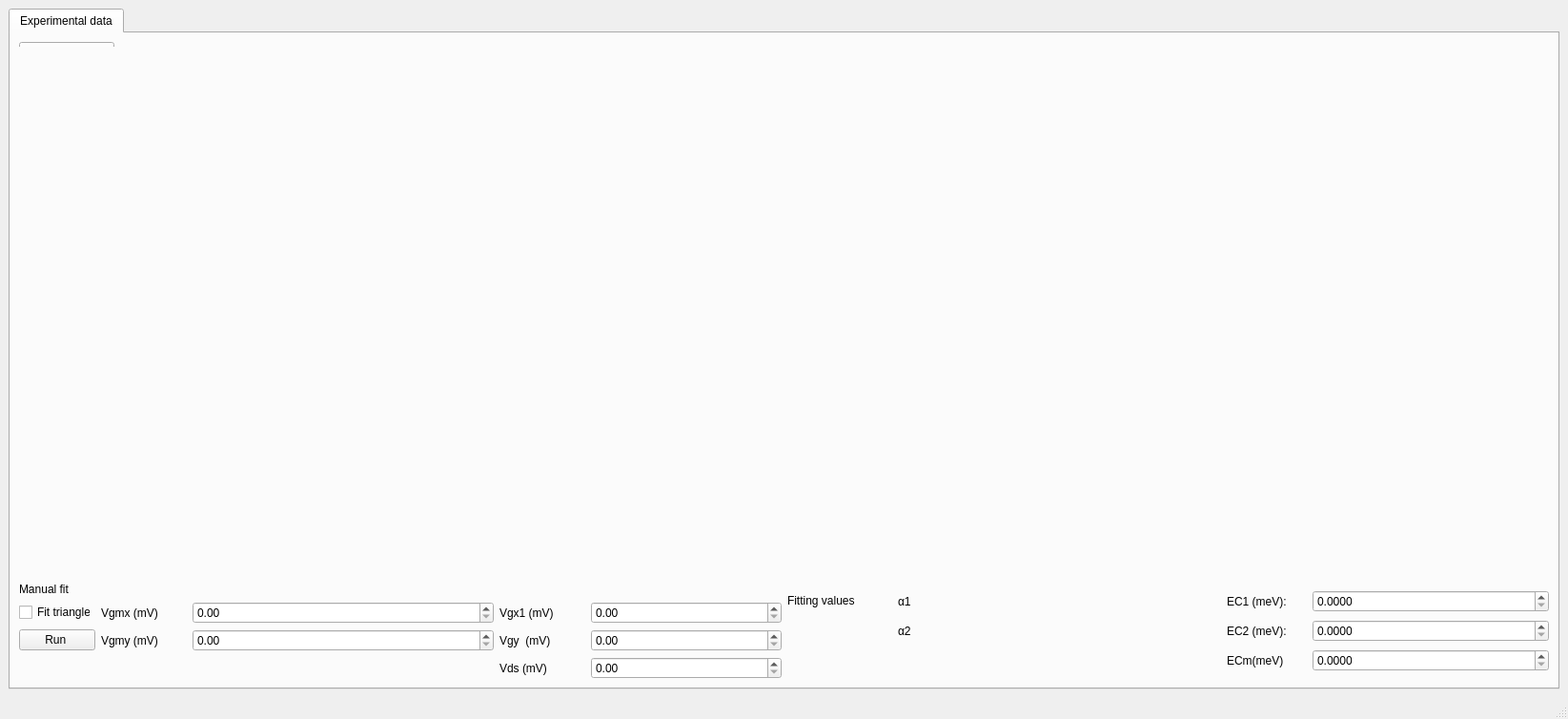
<?xml version="1.0" encoding="UTF-8"?>
<ui version="4.0">
 <class>MainWindow</class>
 <widget class="QMainWindow" name="MainWindow">
  <property name="geometry">
   <rect>
    <x>0</x>
    <y>0</y>
    <width>1645</width>
    <height>754</height>
   </rect>
  </property>
  <property name="windowTitle">
   <string>MainWindow</string>
  </property>
  <widget class="QWidget" name="centralwidget">
   <layout class="QHBoxLayout" name="horizontalLayout">
    <item>
     <widget class="QSplitter" name="splitter">
      <property name="orientation">
       <enum>Qt::Horizontal</enum>
      </property>
      <widget class="QTabWidget" name="expTab">
       <property name="currentIndex">
        <number>0</number>
       </property>
       <widget class="QWidget" name="ExpTab">
        <attribute name="title">
         <string>Experimental data</string>
        </attribute>
        <layout class="QGridLayout" name="gridLayout_19">
         <item row="0" column="0">
          <widget class="QWidget" name="widget_4" native="true">
           <property name="maximumSize">
            <size>
             <width>16777215</width>
             <height>30</height>
            </size>
           </property>
           <widget class="QPushButton" name="load_Expdata">
            <property name="geometry">
             <rect>
              <x>0</x>
              <y>0</y>
              <width>100</width>
              <height>30</height>
             </rect>
            </property>
            <property name="maximumSize">
             <size>
              <width>100</width>
              <height>16777215</height>
             </size>
            </property>
            <property name="text">
             <string>Load data</string>
            </property>
           </widget>
          </widget>
         </item>
         <item row="1" column="0">
          <layout class="QGridLayout" name="gridLayout">
           <item row="1" column="0">
            <layout class="QHBoxLayout" name="horizontalLayout_2">
             <item>
              <layout class="QGridLayout" name="gridLayout_1" columnstretch="0,0,0,0,0">
               <item row="1" column="4">
                <widget class="QDoubleSpinBox" name="Vgx">
                 <property name="maximumSize">
                  <size>
                   <width>200</width>
                   <height>16777215</height>
                  </size>
                 </property>
                </widget>
               </item>
               <item row="3" column="4">
                <widget class="QDoubleSpinBox" name="Vds_box"/>
               </item>
               <item row="1" column="3">
                <widget class="QLabel" name="label">
                 <property name="maximumSize">
                  <size>
                   <width>90</width>
                   <height>16777215</height>
                  </size>
                 </property>
                 <property name="text">
                  <string>Vgx1 (mV)</string>
                 </property>
                </widget>
               </item>
               <item row="2" column="4">
                <widget class="QDoubleSpinBox" name="Vgy"/>
               </item>
               <item row="2" column="0">
                <widget class="QPushButton" name="run_btn">
                 <property name="text">
                  <string>Run </string>
                 </property>
                </widget>
               </item>
               <item row="3" column="3">
                <widget class="QLabel" name="label_3">
                 <property name="text">
                  <string>Vds (mV)</string>
                 </property>
                </widget>
               </item>
               <item row="1" column="1">
                <layout class="QGridLayout" name="gridLayout_4">
                 <item row="0" column="0">
                  <widget class="QLabel" name="label_8">
                   <property name="maximumSize">
                    <size>
                     <width>90</width>
                     <height>16777215</height>
                    </size>
                   </property>
                   <property name="text">
                    <string>Vgmx (mV)</string>
                   </property>
                  </widget>
                 </item>
                 <item row="0" column="1">
                  <widget class="QDoubleSpinBox" name="Vgmx"/>
                 </item>
                </layout>
               </item>
               <item row="1" column="0">
                <widget class="QCheckBox" name="check_fit">
                 <property name="enabled">
                  <bool>true</bool>
                 </property>
                 <property name="maximumSize">
                  <size>
                   <width>75</width>
                   <height>16777215</height>
                  </size>
                 </property>
                 <property name="mouseTracking">
                  <bool>true</bool>
                 </property>
                 <property name="text">
                  <string>Fit triangle</string>
                 </property>
                 <property name="checked">
                  <bool>false</bool>
                 </property>
                </widget>
               </item>
               <item row="0" column="0" colspan="2">
                <widget class="QLabel" name="label_1">
                 <property name="maximumSize">
                  <size>
                   <width>1677</width>
                   <height>15</height>
                  </size>
                 </property>
                 <property name="text">
                  <string>Manual fit</string>
                 </property>
                </widget>
               </item>
               <item row="2" column="3">
                <widget class="QLabel" name="label_2">
                 <property name="text">
                  <string>Vgy  (mV)</string>
                 </property>
                </widget>
               </item>
               <item row="2" column="1">
                <layout class="QGridLayout" name="gridLayout_3">
                 <item row="1" column="0">
                  <widget class="QLabel" name="label_9">
                   <property name="maximumSize">
                    <size>
                     <width>90</width>
                     <height>16777215</height>
                    </size>
                   </property>
                   <property name="text">
                    <string>Vgmy (mV)</string>
                   </property>
                  </widget>
                 </item>
                 <item row="1" column="1">
                  <widget class="QDoubleSpinBox" name="Vgmy"/>
                 </item>
                </layout>
               </item>
              </layout>
             </item>
             <item>
              <layout class="QGridLayout" name="gridLayout_2" rowstretch="0,0,0" columnstretch="0,0,0">
               <property name="verticalSpacing">
                <number>0</number>
               </property>
               <item row="2" column="2">
                <layout class="QHBoxLayout" name="horizontalLayout_32">
                 <item>
                  <widget class="QLabel" name="label_4">
                   <property name="maximumSize">
                    <size>
                     <width>90</width>
                     <height>16777215</height>
                    </size>
                   </property>
                   <property name="text">
                    <string>ECm(meV)</string>
                   </property>
                  </widget>
                 </item>
                 <item>
                  <widget class="QDoubleSpinBox" name="Ecm_display">
                   <property name="enabled">
                    <bool>true</bool>
                   </property>
                   <property name="decimals">
                    <number>4</number>
                   </property>
                  </widget>
                 </item>
                </layout>
               </item>
               <item row="0" column="0">
                <widget class="QLabel" name="label_5">
                 <property name="maximumSize">
                  <size>
                   <width>110</width>
                   <height>20</height>
                  </size>
                 </property>
                 <property name="text">
                  <string>Fitting values</string>
                 </property>
                </widget>
               </item>
               <item row="1" column="2">
                <layout class="QHBoxLayout" name="horizontalLayout_31">
                 <item>
                  <widget class="QLabel" name="label_6">
                   <property name="maximumSize">
                    <size>
                     <width>90</width>
                     <height>16777215</height>
                    </size>
                   </property>
                   <property name="text">
                    <string>EC2 (meV):</string>
                   </property>
                  </widget>
                 </item>
                 <item>
                  <widget class="QDoubleSpinBox" name="Ec2_display">
                   <property name="decimals">
                    <number>4</number>
                   </property>
                   <property name="maximum">
                    <double>1000.000000000000000</double>
                   </property>
                  </widget>
                 </item>
                </layout>
               </item>
               <item row="0" column="2">
                <layout class="QHBoxLayout" name="horizontalLayout_29">
                 <item>
                  <widget class="QLabel" name="label_7">
                   <property name="maximumSize">
                    <size>
                     <width>90</width>
                     <height>16777215</height>
                    </size>
                   </property>
                   <property name="text">
                    <string>EC1 (meV):</string>
                   </property>
                  </widget>
                 </item>
                 <item>
                  <widget class="QDoubleSpinBox" name="Ec1_display">
                   <property name="maximumSize">
                    <size>
                     <width>16777215</width>
                     <height>16777214</height>
                    </size>
                   </property>
                   <property name="decimals">
                    <number>4</number>
                   </property>
                   <property name="maximum">
                    <double>1001.000000000000000</double>
                   </property>
                  </widget>
                 </item>
                </layout>
               </item>
               <item row="0" column="1">
                <widget class="QLabel" name="lever_arm_1">
                 <property name="text">
                  <string>α1</string>
                 </property>
                </widget>
               </item>
               <item row="1" column="1">
                <widget class="QLabel" name="lever_arm_2">
                 <property name="minimumSize">
                  <size>
                   <width>70</width>
                   <height>0</height>
                  </size>
                 </property>
                 <property name="text">
                  <string>α2</string>
                 </property>
                </widget>
               </item>
              </layout>
             </item>
            </layout>
           </item>
           <item row="0" column="0">
            <widget class="QWidget" name="mplExp" native="true">
             <property name="minimumSize">
              <size>
               <width>500</width>
               <height>550</height>
              </size>
             </property>
             <property name="maximumSize">
              <size>
               <width>16777215</width>
               <height>16777214</height>
              </size>
             </property>
             <layout class="QVBoxLayout" name="mplvl"/>
            </widget>
           </item>
          </layout>
         </item>
        </layout>
       </widget>
      </widget>
     </widget>
    </item>
   </layout>
  </widget>
  <widget class="QMenuBar" name="menubar">
   <property name="geometry">
    <rect>
     <x>0</x>
     <y>0</y>
     <width>1645</width>
     <height>21</height>
    </rect>
   </property>
  </widget>
  <widget class="QStatusBar" name="statusbar"/>
 </widget>
 <resources/>
 <connections/>
</ui>
